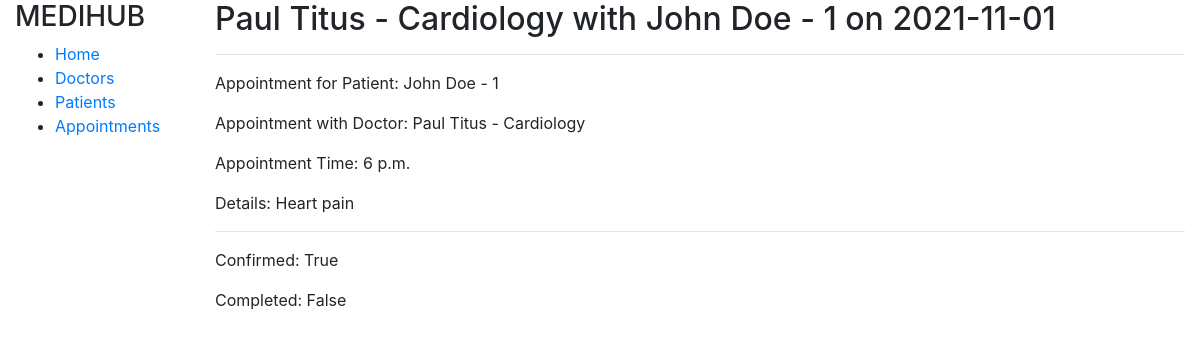
The app's page /hospital/appointment/2 with its own data.
### hospital/models.py (models this page shows)
class Appointment(models.Model):
    doctor = models.ForeignKey(Doctor, on_delete=models.CASCADE, null=True, blank=True)
    patient = models.ForeignKey(Patient, on_delete=models.CASCADE, null=True, blank=True)
    date = models.DateField(null=True, blank=True)
    time = models.TimeField(null=True, blank=True)
    details = models.TextField(max_length=1000, null=True, blank=True)
    confirmed = models.BooleanField(default=False)
    completed = models.BooleanField(default=False)
    def __str__(self):
        return f'{self.doctor} with {self.patient} on {self.date}'

class Doctor(models.Model):
    GENDER_CHOICES = [
        ('M', 'Male'),
        ('F', 'Female'),
        ('X', 'Other'),
    ]
    user = models.OneToOneField(User, on_delete=models.CASCADE, null=True, blank=True)
    first_name = models.CharField(max_length=50, null=True, blank=True)
    last_name = models.CharField(max_length=50, null=True, blank=True)
    gender = models.CharField(max_length=1, choices=GENDER_CHOICES, null=True, blank=True)
    dob = models.DateField(null=True, blank=True)
    department = models.CharField(max_length=50, null=True, blank=True)
    phone = models.CharField(max_length=10, null=True, blank=True)
    address = models.TextField(max_length=400, null=True, blank=True)
    email = models.CharField(max_length=100, null=True, blank=True)
    salary_in_rs = models.IntegerField(null=True, blank=True)
    schedule = models.TextField(max_length=1000, null=True, blank=True)
    def __str__(self):
        return f'{self.first_name} {self.last_name} - {self.department}'

class Patient(models.Model):
    GENDER_CHOICES = [
        ('M', 'Male'),
        ('F', 'Female'),
        ('X', 'Other'),
    ]
    user = models.OneToOneField(User, on_delete=models.CASCADE, null=True, blank=True)
    first_name = models.CharField(max_length=50, null=True, blank=True)
    last_name = models.CharField(max_length=50, null=True, blank=True)
    gender = models.CharField(max_length=1, choices=GENDER_CHOICES, null=True, blank=True)
    dob = models.DateField(null=True, blank=True)
    phone = models.CharField(max_length=10, null=True, blank=True)
    address = models.TextField(max_length=400, null=True, blank=True)
    email = models.CharField(max_length=100, null=True, blank=True)
    def __str__(self):
        return f'{self.first_name} {self.last_name} - {self.id}'

### hospital/views.py (the view)
# urls.py: path('appointment/<int:id>', views.appointmentDetailView, name='appointment-detail'),
def appointmentDetailView(request, id):
    appointment = get_object_or_404(Appointment, pk=id)
    context = {
        'appointment': appointment,
    }
    return render(request, 'hospital/appointment_detail.html', context)

### hospital/templates/hospital/appointment_detail.html
{% extends 'hospital/base.html' %}
{% block content %}
<h2>{{appointment}}</h2>
<hr>
<p>Appointment for Patient: {{appointment.patient}}</p>
<p>Appointment with Doctor: {{appointment.doctor}}</p>
<p>Appointment Time: {{appointment.time}}</p>
<p>Details: {{appointment.details}}</p>
<hr>
<p>Confirmed: {{appointment.confirmed}}</p>
<p>Completed: {{appointment.completed}}</p>
{% endblock %}

### records on screen
Appointment: doctor+patient+date "Paul Titus - Cardiology with John Doe - 1 on 2021-11-01", patient "John Doe - 1", doctor "Paul Titus - Cardiology", time "6 p.m.", details "Heart pain", confirmed "True", completed "False"
